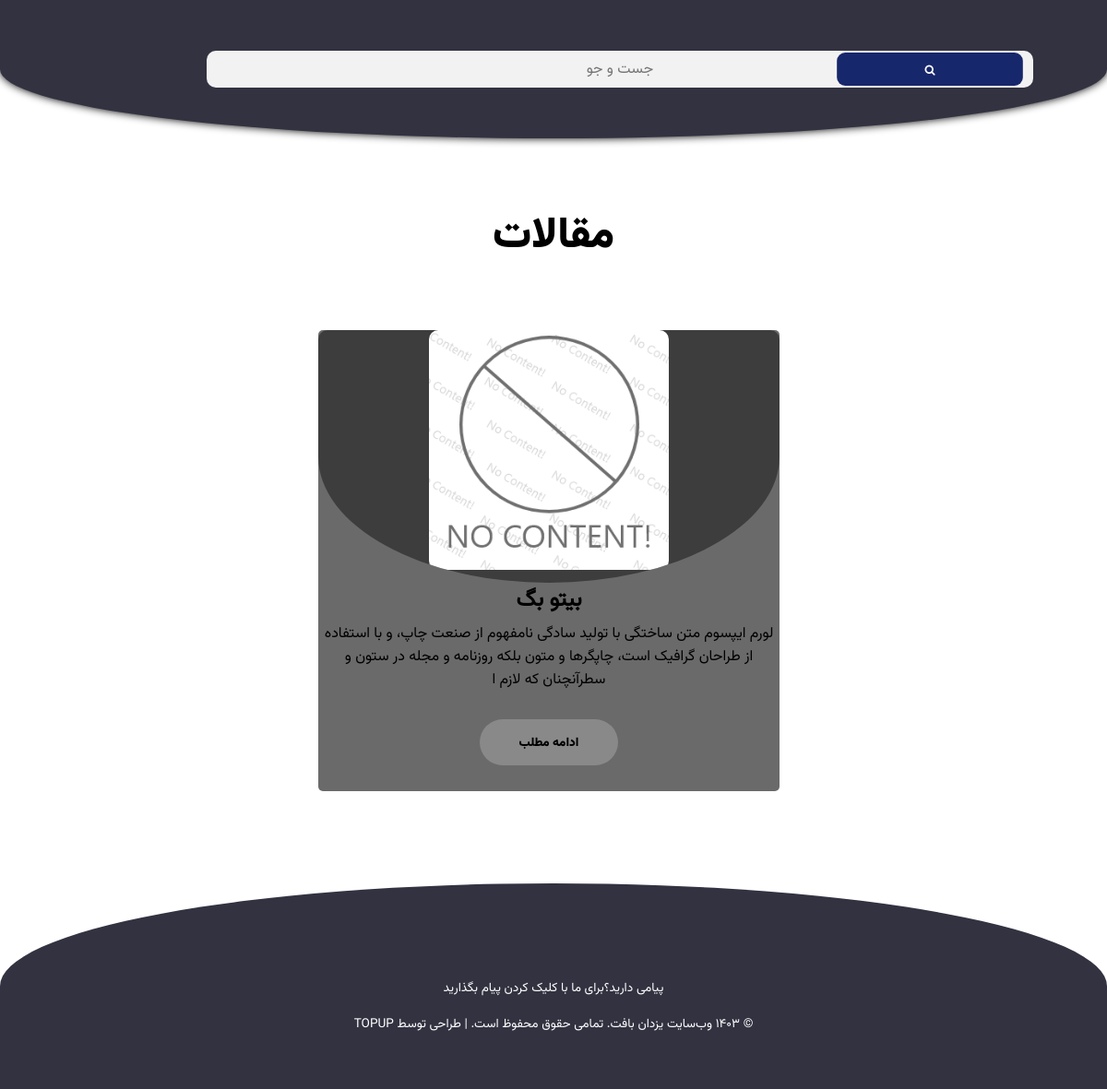
Screenshot of /blog/ with the database file from the repository.
### blog/models.py (models this page shows, shortened)
class Blog(models.Model):
    name = models.CharField(max_length=20)
    discription = models.TextField(max_length=158)
    main_title = models.CharField(max_length=100)
    main_discription = models.TextField(max_length=2500)
    title1 = models.CharField(max_length=100, null=True, blank=True)
    discription1 = models.TextField(max_length=2500, null=True, blank=True)
    title2 = models.CharField(max_length=100, null=True, blank=True)
    discription2 = models.TextField(max_length=2500, null=True, blank=True)
    title3 = models.CharField(max_length=100, null=True, blank=True)
    discription3 = models.TextField(max_length=2500, null=True, blank=True)
    title4 = models.CharField(max_length=100, null=True, blank=True)
    discription4 = models.TextField(max_length=2500, null=True, blank=True)
    title5 = models.CharField(max_length=100, null=True, blank=True)
    discription5 = models.TextField(max_length=2500, null=True, blank=True)
    picture = models.ImageField(upload_to='static/images/')
    date = models.DateTimeField(auto_now=True)

### blog/views.py (the view)
# urls.py: 2. Add a URL to urlpatterns:  path('blog/', include('blog.urls'))
def blog(request):
    blogs = Blog.objects.all()
    return render(request, 'blog.html', {'blogs': blogs})

### home/templates/blog.html (shortened to what this page needs)
{% load static %}
<!DOCTYPE html>
<html>
<head>
    <link rel="stylesheet" href="../static/css/blog.css">
    <link rel="stylesheet" href="https://stackpath.bootstrapcdn.com/font-awesome/4.7.0/css/font-awesome.min.css">
</head>
<body>
    <nav class="nav">
        <div class="search-box">
            <form action="/search/" method="POST">
                <label>
                    <input type ="text" name ="search" id ="srch" placeholder="جست و جو">
                </label>
                <button type ="submit"><i class="fa fa-search"></i></button>
            </form>
        </div>
    </nav>
    <section class="row">
        <h1 style="font-family: font2;margin-bottom: 50px; font-size: 35pt;">مقالات</h1>
        {% for item in blogs %}
            <article class="col">
                <figure class="figure">
                    <div class="img">
                        <img src="../../{{ item.picture }}">
                    </div>
                    <h2>{{ item.name }}</h2>
                    <figcaption>{{ item.discription }}</figcaption>
                    <a href="/blog/{{ item.id }}"><button class="btn">ادامه مطلب</button></a>
                </figure>
            </article>
        {% endfor %}
    </section>
    <footer class="footer">
        <div class="section-center">
            <div class="social-icons">
        </div>
        <a class="footer-text" href="/contact-us">پیامی دارید؟برای ما با کلیک کردن پیام بگذارید</a>
        <p class="footer-text">&copy; ۱۴۰۳ وب‌سایت یزدان بافت. تمامی حقوق محفوظ است. | طراحی توسط TopUP</p>
        </div>
    </footer>
</body>
</html>

### home/static/css/blog.css (style rules this page uses)
* { margin: 0; padding: 0; box-sizing: border-box; transition: all .2s; }
:root { --primaryColor: #a82424; --secondaryColor: #52353d; --mainDark: #52353d; --mainWhite: #fff; --mainGrey: #e5e5e5; --slantedText: "Grand Hotel", cursive; --mainTransition: all 0.3s linear; --letterSpacing: 0.5rem; }
body { height: 100vh; font-family: font1; direction: rtl; }
.nav { border-radius: 0 0 50% 50%; position: fixed; top: 0; left: 0; width:100%; height: 150px; padding-right: 30px; display: flex; justify-content: space-between; align-items: center; z-index: 99; box-shadow: 0 0 10px #000; background: rgb(50, 50, 65); }
.nav .search-box { flex: 1; position: relative; }
.search-box input { width:100%; height: 40px; border: none; outline: none; background:#f2f2f2; border-radius: 10px; font-family: font1; color:black; font-size: 16px; padding-left: 5px; padding-right: 40px; text-align: center; }
.search-box button { cursor: pointer; width:40px; height: 40px; border-radius: 10px; border:none; position: absolute; top:0; right: 0; transform: scale(0.9); background: rgb(23, 39, 107); color: #fff; }
@media screen and (max-width: 1215px) { .search-box { flex: 2; margin-right: auto; } }
@media screen and (max-width: 1215px) { .search-box input { width: 80%; padding-right: 5px; padding-left: 5px; } }
@media screen and (max-width: 1215px) { .search-box button { width: 20%; } }
.row { margin-top: 120px; width: 100%; padding: 100px; transition: .5s; text-align: center; }
.row .col { position: relative; margin-top: 15px; margin-right: 10px; display: inline-block; width: 500px; height: 500px; background-color: #6a6a6a; text-align: center; border-radius: 5px; animation: loadtransformws 3s; }
.col figure figcaption { padding: 5px; height: 100px; }
.img { overflow: hidden; height: 100%; width: 100%; background-color: #3d3d3d; border-radius: 10px 10px 50% 50%; }
.col img { margin-bottom: 5px; position: relative; border: none; border-radius: 10px; max-width: 300px; max-height: 260px; }
.btn { margin-top: 10px; width: 150px; height: 50px; font-family: font2; border: none; border-radius: 25px; background-color: rgba(168, 168, 168, 0.507); transition: .5s; }
.footer { border-radius: 50% 50% 0 0; background-color: rgb(50, 50, 65); text-align: center; padding: 60px; }
.footer-text { text-transform: uppercase; color: var(--mainWhite); margin-top: 1rem; font-size: 0.85rem; }
.footer a { text-decoration: none; }

### rows the page displays
Blog: picture (placeholder picture), name "بیتو بگ", discription "لورم ایپسوم متن ساختگی با تولید سادگی نامفهوم از صنعت چاپ، و با استفاده از طراحان گرافیک است، چاپگرها و متون بلکه روزنامه و مجله در ستون و سطرآنچنان که لازم ا"
